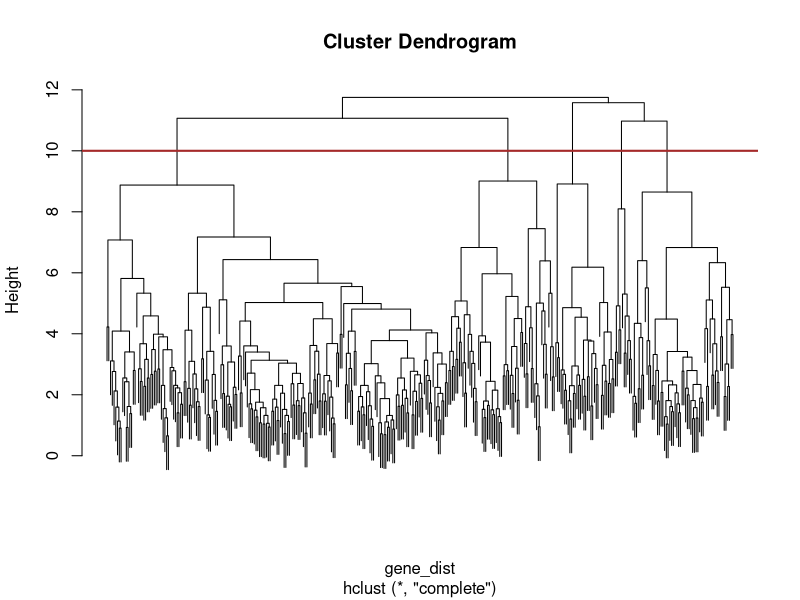
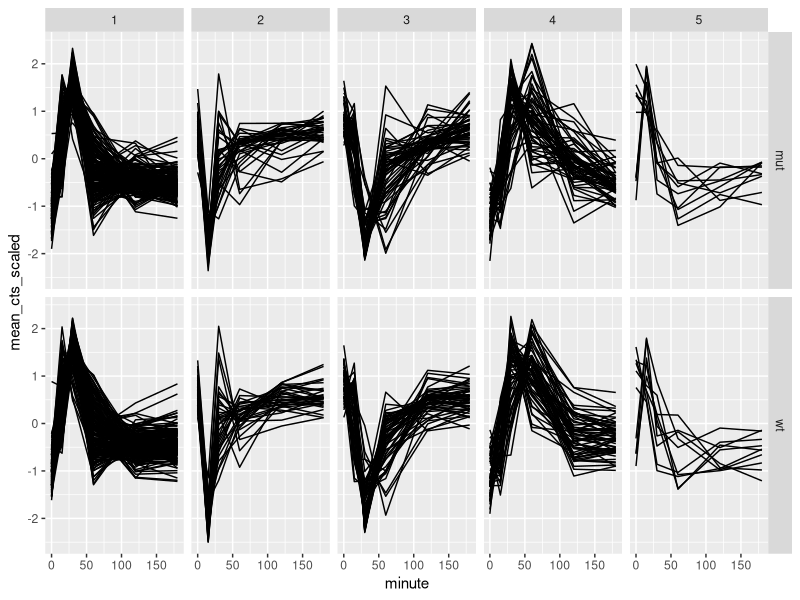
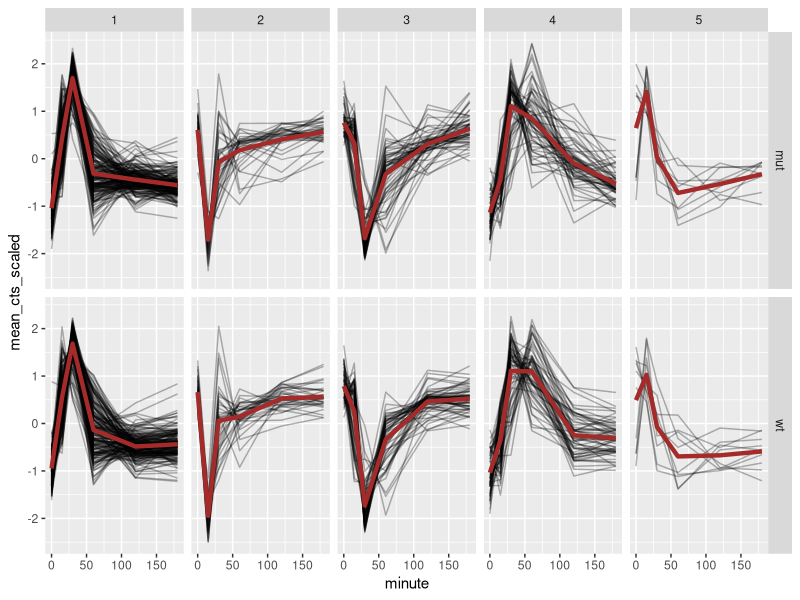
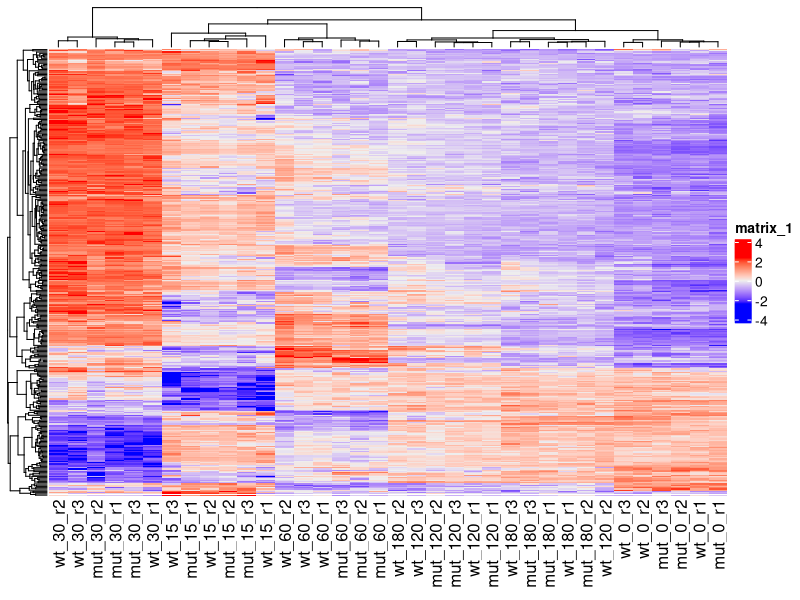

Recreate these plots in R, in order.
## ---- chunk 1
knitr::opts_chunk$set(echo = TRUE, rows.print = 10)
## ---- chunk 2
# Load the tidyverse package
library(tidyverse)

# Load the data
raw_cts <- read_csv("./data/counts_raw.csv")
trans_cts <- read_csv("./data/counts_transformed.csv")
sample_info <- read_csv("./data/sample_info.csv")
test_result <- read_csv("./data/test_result.csv")
## ---- chunk 3
# set of candidate genes for clustering
candidate_genes <- test_result %>% 
  filter(padj < 0.01) %>%    # filter table
  pull(gene) %>%             # extract the gene column as a vector
  unique()                   # retain only unique values

# Summarise counts 
trans_cts_mean <- trans_cts %>% 
  # convert to long format
  gather("sample", "cts", wt_0_r1:mut_180_r3)  %>% 
  # join with sample info table
  full_join(sample_info, by = ("sample")) %>% 
  # filter to retain only genes of interest
  filter(gene %in% candidate_genes) %>% 
  # for each gene
  group_by(gene) %>% 
  # scale the cts column
  mutate(cts_scaled = (cts - mean(cts))/sd(cts)) %>% 
  # for each gene, strain and minute
  group_by(gene, strain, minute) %>%
  # calculate the mean (scaled) cts
  summarise(mean_cts_scaled = mean(cts_scaled),
            nrep = n()) %>% 
  ungroup()
## ---- chunk 4
# Create a matrix
hclust_matrix <- trans_cts %>% 
  select(-gene) %>% 
  as.matrix()

# assign rownames
rownames(hclust_matrix) <- trans_cts$gene
## ---- chunk 5
hclust_matrix <- hclust_matrix[candidate_genes, ]
## ---- chunk 6
hclust_matrix <- hclust_matrix %>% 
  # transpose the matrix so genes are as columns
  t() %>% 
  # apply scalling to each column of the matrix (genes)
  scale() %>% 
  # transpose back so genes are as rows again
  t()
## ---- chunk 7
gene_dist <- dist(hclust_matrix)
## ---- chunk 8
gene_hclust <- hclust(gene_dist, method = "complete")

# The default `plot()` function can be used to produce a simple dendrogram
plot(gene_hclust, labels = FALSE)
abline(h = 10, col = "brown", lwd = 2) # add horizontal line to illustrate cutting dendrogram
## ---- chunk 9
cutree(gene_hclust, k = 5)[1:10]
## ---- chunk 10
gene_cluster <- cutree(gene_hclust, k = 5) %>% 
  # turn the named vector into a tibble
  enframe() %>% 
  # rename some of the columns
  rename(gene = name, cluster = value)

head(gene_cluster)
## ---- chunk 11
trans_cts_cluster <- trans_cts_mean %>% 
  inner_join(gene_cluster, by = "gene")

head(trans_cts_cluster)
## ---- chunk 12
trans_cts_cluster %>% 
  ggplot(aes(minute, mean_cts_scaled)) +
  geom_line(aes(group = gene)) +
  facet_grid(strain ~ cluster)
## ---- chunk 13
trans_cts_cluster %>% 
  ggplot(aes(minute, mean_cts_scaled)) +
  geom_line(aes(group = gene), alpha = 0.3) +
  geom_line(stat = "summary", fun.y = "median", colour = "brown", size = 1.5, 
            aes(group = 1)) +
  facet_grid(strain ~ cluster)
## ---- chunk 14
library(ComplexHeatmap)
Heatmap(hclust_matrix, show_row_names = FALSE)
